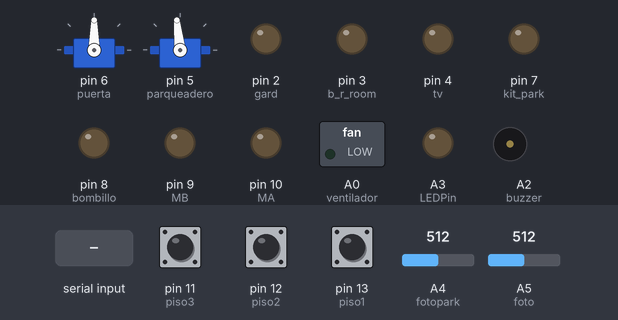
Bench run of a sketch on a simulated Arduino Uno, built with avr-gcc and run on an emulated ATmega328P. On the bench: 2 × servo, switched loads named in the sketch (green lamp = pin HIGH), output pins drawn as LEDs (lit = HIGH), buzzer (waves = sounding, pin HIGH). The test bench sets the inputs (shaded band); at power-on: pin 11 (piso3) HIGH, pin 12 (piso2) HIGH, pin 13 (piso1) HIGH, A4 (fotopark) = 512, A5 (foto) = 512. What the sketch prints to the serial monitor is not drawn.

Above: at 1.2 s.
1.3 s: "g" received over Serial
At 2.5 s:
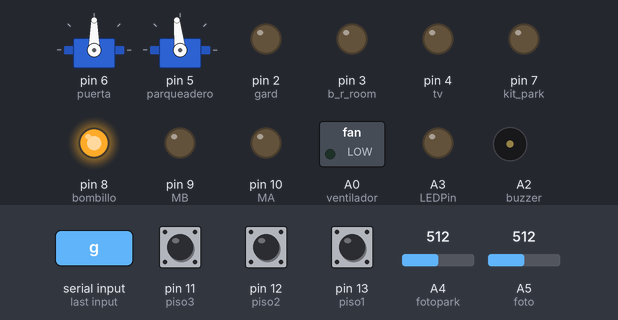
2.8 s: byte 107 ('k') received over Serial
At 3.9 s:
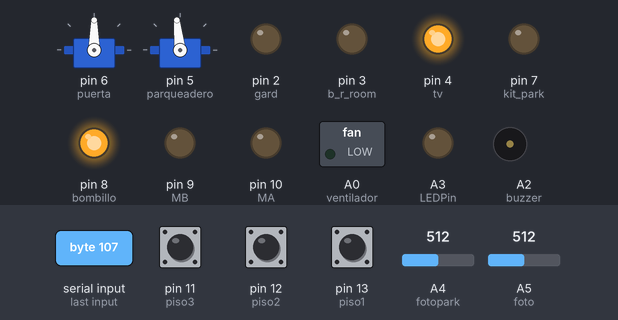
4.3 s: byte 109 ('m') received over Serial
At 5.0 s:
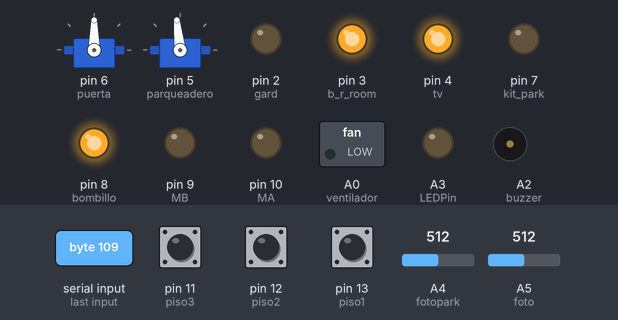
5.8 s: byte 108 ('l') received over Serial
At 6.2 s:
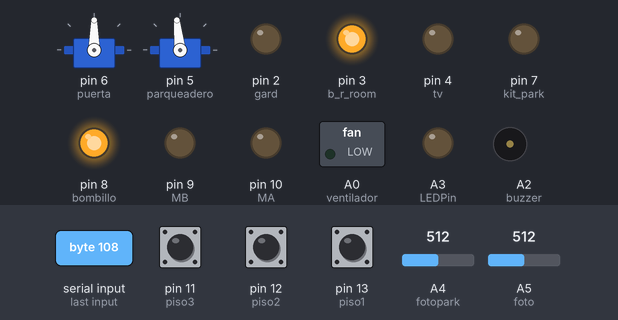
7.3 s: byte 111 ('o') received over Serial
At 8.5 s:
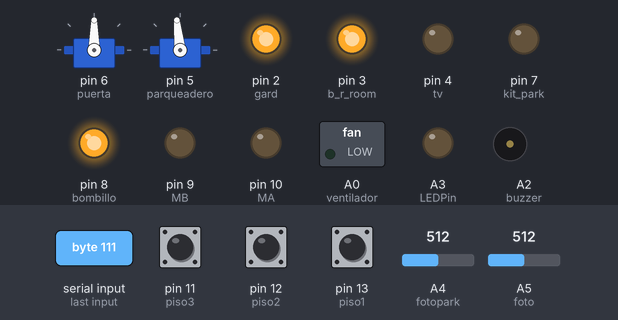
8.8 s: byte 110 ('n') received over Serial
At 9.6 s:
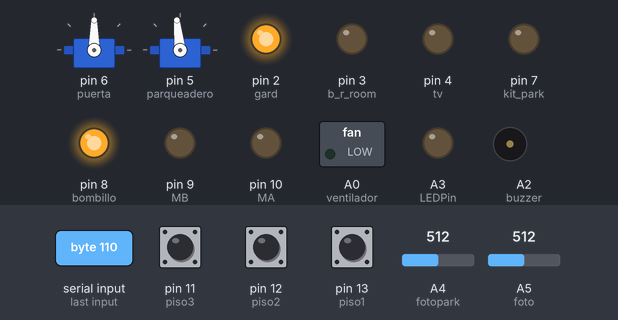
Timing chart, 0 to 11.3 s (numbered marks = the images above; inputs shaded):
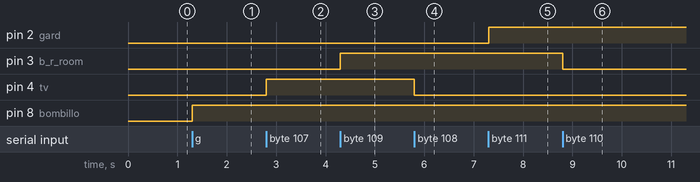

Measured:
- after the input at 1.3 s, pin 8 (bombillo): LOW → HIGH at once
- after the input at 2.8 s, pin 4 (tv): LOW → HIGH at once
- after the input at 4.3 s, pin 3 (b_r_room): LOW → HIGH at once
- after the input at 5.8 s, pin 4 (tv): HIGH → LOW at once
- after the input at 7.3 s, pin 2 (gard): LOW → HIGH at once
- after the input at 8.8 s, pin 3 (b_r_room): HIGH → LOW at once

The sketch:

PROYECTO_arduino.ino
```cpp
#include <Servo.h>
//------------------PUERTAS-----------------------------------------------
Servo puerta;
Servo parqueadero;
const int fotopark=A4;
int voltaje_fotopark;
int umbralpark=300;
//------------------ASCENSOR--------------------------------------------
int piso1=13;
int piso2=12;
int piso3=11;
int MA=10;
int MB=9;
//------------------BOMBILLO-----------------------------------------------
const int bombillo=8;
const int foto=A5;
int voltaje_foto=0;
int umbral=512;
//------------------LUCES-----------------------------------------------
const int kit_park=7;
const int tv=4;
const int b_r_room=3;
const int gard=2;
//------------------VENTILACION-----------------------------------------------
const int ventilador=A0;
//------------------ALARMA-----------------------------------------------
const int sensor= A1;
int buzzer =A2;
const int LEDPin=A3;
//------------LECTURA DESDE PYTHON-----------------------------------------------
char value=0;

void setup()
   {
      Serial.begin(9600);
//------------------ASCENSOR--------------------------------------------
      pinMode(piso1, INPUT);
      pinMode(piso2, INPUT);
      pinMode(piso3, INPUT);
      pinMode(MA, OUTPUT);
      pinMode(MB, OUTPUT);
//------------------BOMBILLO-----------------------------------------------
      pinMode(bombillo, OUTPUT);
//------------------LUCES-----------------------------------------------
      pinMode(kit_park, OUTPUT);
      digitalWrite (kit_park, LOW);
      pinMode(tv, OUTPUT);
      digitalWrite (tv, LOW);
      pinMode(b_r_room, OUTPUT);
      digitalWrite (b_r_room, LOW);
      pinMode(gard, OUTPUT);
      digitalWrite (gard, LOW);
//------------------VENTILACION-----------------------------------------------
      pinMode(ventilador, OUTPUT);
//------------------ALARMA-----------------------------------------------
      pinMode(buzzer, OUTPUT);
      pinMode(LEDPin, OUTPUT);
      pinMode(sensor, INPUT);
//------------------PUERTAS-----------------------------------------------
      puerta.attach(6);
      puerta.write(90);
      parqueadero.attach(5);
      parqueadero.write(96);
//------------------CONEXION-----------------------------------------------
      Serial.println("Conectado...");
   }

void loop()
   {
     while (Serial.available())
        {
           value = Serial.read();
        }
//////////////////////////////ASCENSOR//////////////////////////////

//------------------PISO 1--------------------------
 //-----------------pedir del 1 al 1------------------
if (digitalRead(piso1) == LOW && value == 'a' )
{
 digitalWrite(MA,LOW);
 digitalWrite(MB,LOW);
}

 //-----------------pedir del 2 al 1------------------
if (digitalRead(piso2) == LOW && value == 'a' )
{
 while (digitalRead(piso1) == HIGH)
 {
 digitalWrite(MA,LOW);
 digitalWrite(MB,HIGH);
 }
}

 //-----------------pedir del 3 al 1------------------
if (digitalRead(piso3) == LOW && value == 'a' )
{
 while (digitalRead(piso1) == HIGH)
 {
 digitalWrite(MA,LOW);
 digitalWrite(MB,HIGH);
 }
}
//-----------------mandar a P1------------------
if (digitalRead(piso1) == LOW && value== 'd')
{
 digitalWrite(MA,LOW);
 digitalWrite(MB,LOW);
}

//-----------------mandar a P2------------------
if (digitalRead(piso1) == LOW && value == 'e')
{
  while (digitalRead(piso2) == HIGH)
  {
    digitalWrite(MA,HIGH);
    digitalWrite(MB,LOW);
  }
}

//-----------------mandar a P3------------------
if (digitalRead(piso1) == LOW && value == 'f')
{
  while (digitalRead(piso3) == HIGH)
  {
    digitalWrite(MA,HIGH);
    digitalWrite(MB,LOW);
  }
}

 //------------------PISO 2--------------------------
 //-----------------pedir del 1 al 2------------------
if (digitalRead(piso1) == LOW && value == 'b' )
{ while (digitalRead(piso2) == HIGH)
 {
 digitalWrite(MA,HIGH);
 digitalWrite(MB,LOW);
 }
}

 //-----------------pedir del 2 al 2------------------
if (digitalRead(piso2) == LOW && value == 'b' )
{
 digitalWrite(MA,LOW);
 digitalWrite(MB,LOW);
}

 //-----------------pedir del 3 al 2------------------
if (digitalRead(piso3) == LOW && value == 'b' )
{
 while (digitalRead(piso2) == HIGH)
 {
 digitalWrite(MA,LOW);
 digitalWrite(MB,HIGH);
 }
}
//-----------------mandar a P1------------------
if (digitalRead(piso2) == LOW && value== 'd')
{
   while (digitalRead(piso1) == HIGH)
   {
    digitalWrite(MA,LOW);
    digitalWrite(MB,HIGH);
   }
}

//-----------------mandar a P2------------------
if (digitalRead(piso2) == LOW && value == 'e')
{
    digitalWrite(MA,LOW);
    digitalWrite(MB,LOW);
}

//-----------------mandar a P3------------------
if (digitalRead(piso2) == LOW && value == 'f')
{
  while (digitalRead(piso3) == HIGH)
  {
    digitalWrite(MA,HIGH);
    digitalWrite(MB,LOW);
  }
}
 //------------------PISO 3--------------------------
 //-----------------pedir del 1 al 3------------------
if (digitalRead(piso1) == LOW && value == 'c' )
{ while (digitalRead(piso3) == HIGH)
 {
 digitalWrite(MA,HIGH);
 digitalWrite(MB,LOW);
 }
}

 //-----------------pedir del 2 al 3------------------
if (digitalRead(piso2) == LOW && value == 'c' )
{
   while (digitalRead(piso3) == HIGH)
 {
 digitalWrite(MA,HIGH);
 digitalWrite(MB,LOW);
 }

}

 //-----------------pedir del 3 al 3------------------
if (digitalRead(piso3) == LOW && value == 'c' )
{
 digitalWrite(MA,LOW);
 digitalWrite(MB,LOW);
}
//-----------------mandar a P1------------------
if (digitalRead(piso3) == LOW && value== 'd')
{
   while (digitalRead(piso1) == HIGH)
   {
    digitalWrite(MA,LOW);
    digitalWrite(MB,HIGH);
   }
}

//-----------------mandar a P2------------------
if (digitalRead(piso3) == LOW && value == 'e')
{  while (digitalRead(piso2) == HIGH)
  {
    digitalWrite(MA,LOW);
    digitalWrite(MB,HIGH);
  }

}

//-----------------mandar a P3------------------
if (digitalRead(piso3) == LOW && value == 'f')
{
    digitalWrite(MA,LOW);
    digitalWrite(MB,LOW);
}

//////////////////////////////BOMBILLO//////////////////////////////
    voltaje_foto = analogRead(foto);
    if (value == 'h')
      {
        digitalWrite(bombillo,LOW);
      }

     else if (value == 'g')
      {
      digitalWrite(bombillo,HIGH);
      }

      else if (value== 'y' && voltaje_foto>=umbral)
      {
        digitalWrite(bombillo,HIGH);
      }
      else if (value== 'y' && voltaje_foto<umbral)
      {
        digitalWrite(bombillo,LOW);
      }
//////////////////////////////LUCES//////////////////////////////
     if (value == 'i')
     {
      digitalWrite (kit_park, HIGH);
     }
     else if (value == 'j')
     {
      digitalWrite (kit_park, LOW);
     }

     else if (value == 'k')
     {
      digitalWrite (tv, HIGH);
     }
     else if (value == 'l')
     {
      digitalWrite (tv, LOW);
     }

     else if (value == 'm')
     {
      digitalWrite (b_r_room, HIGH);
     }
     else if (value == 'n')
     {
      digitalWrite (b_r_room, LOW);
     }

      else if (value == 'o')
      {
        digitalWrite (gard, HIGH);
      }
      else if (value == 'p')
      {
        digitalWrite (gard, LOW);
      }

 //////////////////////////////PUERTAS//////////////////////////////

     if (value=='q')
     {
      puerta.write(10);
     }
     else if (value=='r')
     {
      puerta.write(90);
     }

   //------parking-----------
    voltaje_fotopark = analogRead(fotopark);
    if (value=='s')
    {
      parqueadero.write(0);
    }
    else if (value=='t')
    {
      parqueadero.write(96);
    }
    else if (value== 'z' && voltaje_fotopark>=umbralpark)
    {
      parqueadero.write(0);
      delay(3000);
    }
    else if (value== 'z' && voltaje_fotopark<umbralpark)
    {
      parqueadero.write(96);
    }


//////////////////////////////VENTILADOR//////////////////////////////
     else if (value =='w')
     {
      digitalWrite(ventilador,HIGH);
     }
     else if (value =='x')
     {
      digitalWrite(ventilador,LOW);
     }

//////////////////////////////ALARMA//////////////////////////////
 if (value=='u' && digitalRead(sensor) == LOW)
  {
     digitalWrite(LEDPin, HIGH);
     digitalWrite(buzzer,200);
     delay(200);
     digitalWrite(buzzer, LOW);
     delay(200);
  }
  else if (value=='v')
  {
    digitalWrite(LEDPin, LOW);
    digitalWrite(buzzer, LOW);
  }
   }
```
